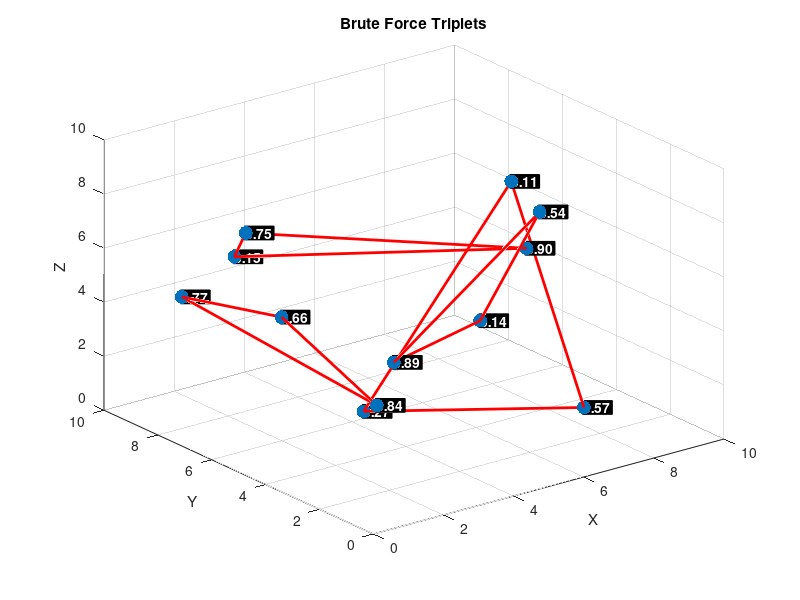
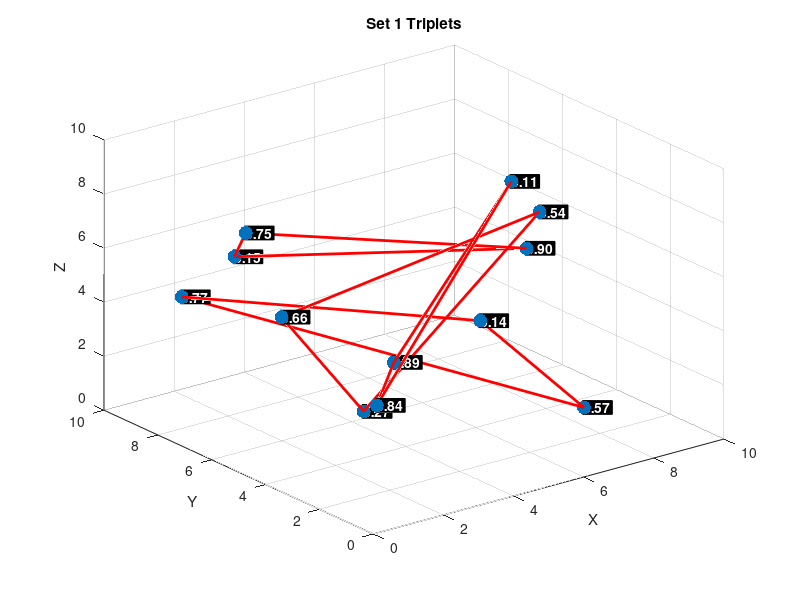
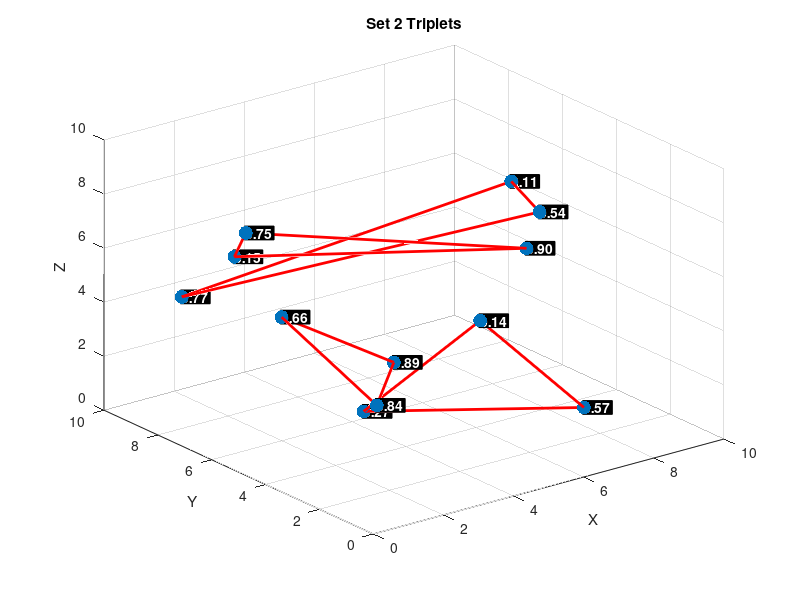
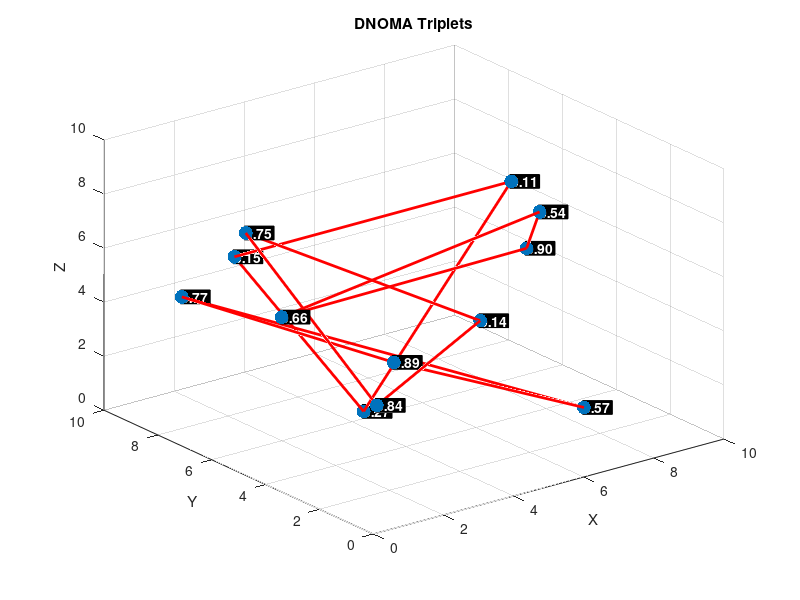

Source code (MATLAB) for these figures, in order:
%plan:
%- make random points and weights
%- sort these 12 points relative to origin (1 closest)
%- make brute force triplet groupings O(n!!!) with points
%- all grouping functions
%- show all groupings on graph
%- show results in command window
%- HELPER FUNCTIONS
%- all grouping functions
%- calc score for grouping set
%- generates all unique groupings (brute force) recursively
%- plot groupings
%- get weight for results
%- print groupings
%- compare results to brute force


function NOMA3S()
    numPoints = 12;
    xRange = 10;
    yRange = 10;
    zRange = 10;

    %make random points and weights
    x = rand(1, numPoints) * xRange;
    y = rand(1, numPoints) * yRange;
    z = rand(1, numPoints) * zRange;
    weights = rand(1, numPoints);
    points = [x; y; z]';

    %sort these 12 points relative to origin (1 closest)
    dist = sqrt(sum(points.^2, 2));
    [~, sortedIndices] = sort(dist);
    points = points(sortedIndices, :);
    weights = weights(sortedIndices);

    %make brute force triplet groupings O(n!!!) with points
    pointIndices = 1:numPoints;
    groupings = makeGroupings(pointIndices);
    maxScore = -inf;
    bestTriplets = [];
    %get total scores
    for i = 1:length(groupings)
        groupingSet = groupings{i};
        score = calcScore(groupingSet, points, weights);
        if score > maxScore
            maxScore = score;
            bestTriplets = groupingSet;
        end
    end

    %all grouping functions
    set1 = [1, 12, 2; 3, 11, 4; 5, 10, 6; 7, 9, 8];
    set2 = [1, 2, 3; 4, 5, 6; 7, 8, 9; 10, 11, 12];

    DNOMA = DNOMAGrouping(numPoints);

    DNLUPA = DNLUPAGrouping(numPoints);

    MUG = MUGGrouping(numPoints);

    LCG = LCGGrouping(points);
    DEC = DECGrouping(points);

    greedyTriplets = greedyGrouping(points, weights);

    %show all groupings on graph
    plotGroupings(points, bestTriplets, 'Brute Force', weights);
    plotGroupings(points, set1, 'Set 1', weights);
    plotGroupings(points, set2, 'Set 2', weights);
    plotGroupings(points, DNOMA, 'DNOMA', weights);
    plotGroupings(points, DNLUPA, 'DNLUPA', weights);
    plotGroupings(points, MUG, 'MUG', weights);
    plotGroupings(points, LCG, 'LCG', weights);
    plotGroupings(points, DEC, 'DEC', weights);
    plotGroupings(points, greedyTriplets, 'Greedy', weights);

    %show results in command window
    results.BruteForce = struct('triplets', bestTriplets, ...
        'weights', getWeight(bestTriplets, weights), ...
        'totalScore', maxScore, 'complexity', 'O(n!!!)');

    results.set1 = struct('triplets', set1, ...
        'weights', getWeight(set1, weights), ...
        'totalScore', calcScore(set1, points, weights), 'complexity', 'O(1)');

    results.set2 = struct('triplets', set2, ...
        'weights', getWeight(set2, weights), ...
        'totalScore', calcScore(set2, points, weights), 'complexity', 'O(1)');

    results.DNOMA = struct('triplets', DNOMA, ...
        'weights', getWeight(DNOMA, weights), ...
        'totalScore', calcScore(DNOMA, points, weights), 'complexity', 'O(nlogn)');

    results.DNLUPA = struct('triplets', DNLUPA, ...
        'weights', getWeight(DNLUPA, weights), ...
        'totalScore', calcScore(DNLUPA, points, weights), 'complexity', 'O(nlogn)');

    results.MUG = struct('triplets', MUG, ...
        'weights', getWeight(MUG, weights), ...
        'totalScore', calcScore(MUG, points, weights), 'complexity', 'O(n)');

    results.LCG = struct('triplets', LCG, ...
        'weights', getWeight(LCG, weights), ...
        'totalScore', calcScore(LCG, points, weights), 'complexity', 'O(nlogn)');

    results.DEC = struct('triplets', DEC, ...
        'weights', getWeight(DEC, weights), ...
        'totalScore', calcScore(DEC, points, weights), 'complexity', 'O(nlogn)');

    results.Greedy = struct('triplets', greedyTriplets, ...
        'weights', getWeight(greedyTriplets, weights), ...
        'totalScore', calcScore(greedyTriplets, points, weights), 'complexity', 'O(n^3)');

    printTripletResults(results);
    compareBruteForce(results);
end

%HELPER FUNCTIONS

%all grouping functions
function triplets = DNOMAGrouping(N)
    g1 = 1:4;
    g2 = 5:8;
    g3 = 9:12;
    triplets = [g1(1), g2(1), g3(1);
                g1(2), g2(2), g3(2);
                g1(3), g2(3), g3(3);
                g1(4), g2(4), g3(4)];
end

function triplets = DNLUPAGrouping(N)
    triplets = [1,6,12; 2,5,11; 3,8,10; 4,7,9];
end

function triplets = MUGGrouping(N)
    triplets = reshape(1:N, 3, [])'; %3 groups
end

function triplets = LCGGrouping(points)
    [~, order] = sort(sqrt(sum(points.^2, 2))); %order from origin
    triplets = reshape(order, 3, [])'; %dist from origin
end
function triplets = DECGrouping(points)
    strengths = sum(points, 2); %strength by xyz sum
    [~, sorted] = sort(strengths, 'descend'); %strong to weak
    triplets = reshape(sorted, 3, [])';
end

function triplets = greedyGrouping(points, weights)
    indices = 1:size(points,1);
    triplets = [];
    while length(indices) >= 3
        maxScore = -inf;
        best = [];
        for i = 1:length(indices) %try all possible comb. of 3 pts
            for j = i+1:length(indices)
                for k = j+1:length(indices)
                    idx = [indices(i), indices(j), indices(k)]; %score of each triplet
                    p = points(idx,:);
                    w = weights(idx);
                    distSum = norm(p(1,:) - p(2,:)) + norm(p(2,:) - p(3,:)) + norm(p(1,:) - p(3,:));
                    weightDiff = max(w) - min(w);
                    score = distSum + weightDiff;
                    if score > maxScore %track best triplet
                        maxScore = score;
                        best = idx;
                    end
                end
            end
        end
        triplets = [triplets; best];
        indices = setdiff(indices, best);
    end
end

%calc score for grouping set
function score = calcScore(groupingSet, points, weights)
    alpha = 0.6;
    P = 1;
    N0 = 1e-4;
    eta = 3;
    beta = 3;
    score = 0;
    for i = 1:size(groupingSet, 1)
        idx = groupingSet(i, :);
        d1 = norm(points(idx(1), :));
        d2 = norm(points(idx(2), :));
        z1 = raylrnd(1);
        z2 = raylrnd(1);
        h1 = (1 / d1^(eta / 2)) * z1;
        h2 = (1 / d2^(eta / 2)) * z2;
        if h2 > h1
            [h1, h2] = deal(h2, h1);
        end
        Udist = log2(1 + (alpha * P * h1^2) / ((1 - alpha) * P * h1^2 + N0)) + log2(1 + ((1 - alpha) * P * h2^2) / N0);
        w = weights(idx);
        weightDiff = max(w) - min(w);
        U = Udist + beta * weightDiff;
        score = score + U;
    end
end

%generates all unique groupings (brute force) recursively
function groupings = makeGroupings(indices)
    if isempty(indices)
        groupings = {[]};
        return;
    end
    groupings = {};
    first = indices(1);
    for i = 2:length(indices)
        for j = i+1:length(indices)
            rest = indices([2:i-1, i+1:j-1, j+1:end]);
            sub = makeGroupings(rest); %recursive
            for k = 1:length(sub)
                groupings{end+1} = [first, indices(i), indices(j); sub{k}];
            end
        end
    end
end

%plot groupings
function plotGroupings(points, triplets, name, weights)
    figure;
    scatter3(points(:,1), points(:,2), points(:,3), 100, 'filled');
    hold on;
    for i = 1:size(triplets,1)
        idx = triplets(i,:);
        plot3(points(idx,1), points(idx,2), points(idx,3), 'r-', 'LineWidth', 2);
        plot3([points(idx(1),1), points(idx(3),1)], ...
              [points(idx(1),2), points(idx(3),2)], ...
              [points(idx(1),3), points(idx(3),3)], 'r-', 'LineWidth', 2);
    end
    for i = 1:size(points,1)
        text(points(i,1), points(i,2), points(i,3), ...
            sprintf('%.2f', weights(i)), ...
            'FontSize', 10, 'FontWeight', 'bold', ...
            'Color', 'w', 'EdgeColor', 'k', ...
            'BackgroundColor', 'k', ...
            'Margin', 1, ...
            'HorizontalAlignment', 'left');
    end
    xlabel('X'); ylabel('Y'); zlabel('Z');
    title([name, ' Triplets']);
    grid on;
end

%get weight for results
function weightsMatrix = getWeight(triplets, weights)
    weightsMatrix = zeros(size(triplets));
    for i = 1:size(triplets, 1)
        weightsMatrix(i, :) = weights(triplets(i, :));
    end
end

%print groupings
function printTripletResults(results)
    fields = fieldnames(results);
    for i = 1:length(fields)
        key = fields{i};
        tripletStruct = results.(key);
        triplets = tripletStruct.triplets;
        fprintf('\n%s Grouping (%s):\n', key, tripletStruct.complexity);
        disp(triplets);
        fprintf('Triplet Weights:\n');
        for j = 1:size(triplets,1)
            w = tripletStruct.weights(j,:);
            fprintf('  Triplet %d: [%.2f, %.2f, %.2f]\n', j, w(1), w(2), w(3));
        end
        fprintf('Total Score (Distance + Weight Difference): %.4f\n\n', tripletStruct.totalScore);
    end
end

%compare results to brute force
function compareBruteForce(results)
    bruteForceScore = results.BruteForce.totalScore;
    methods = fieldnames(results);
    disp(' ');
    for i = 1:length(methods)
        method = methods{i};
        if strcmp(method, 'BruteForce')
            continue;
        end
        delta = bruteForceScore - results.(method).totalScore;
        disp(['Brute Force v ', method, '? ', num2str(delta)]);
    end
    disp('The higher the difference, the more optimal brute force is for (distance + weight difference).');
end
